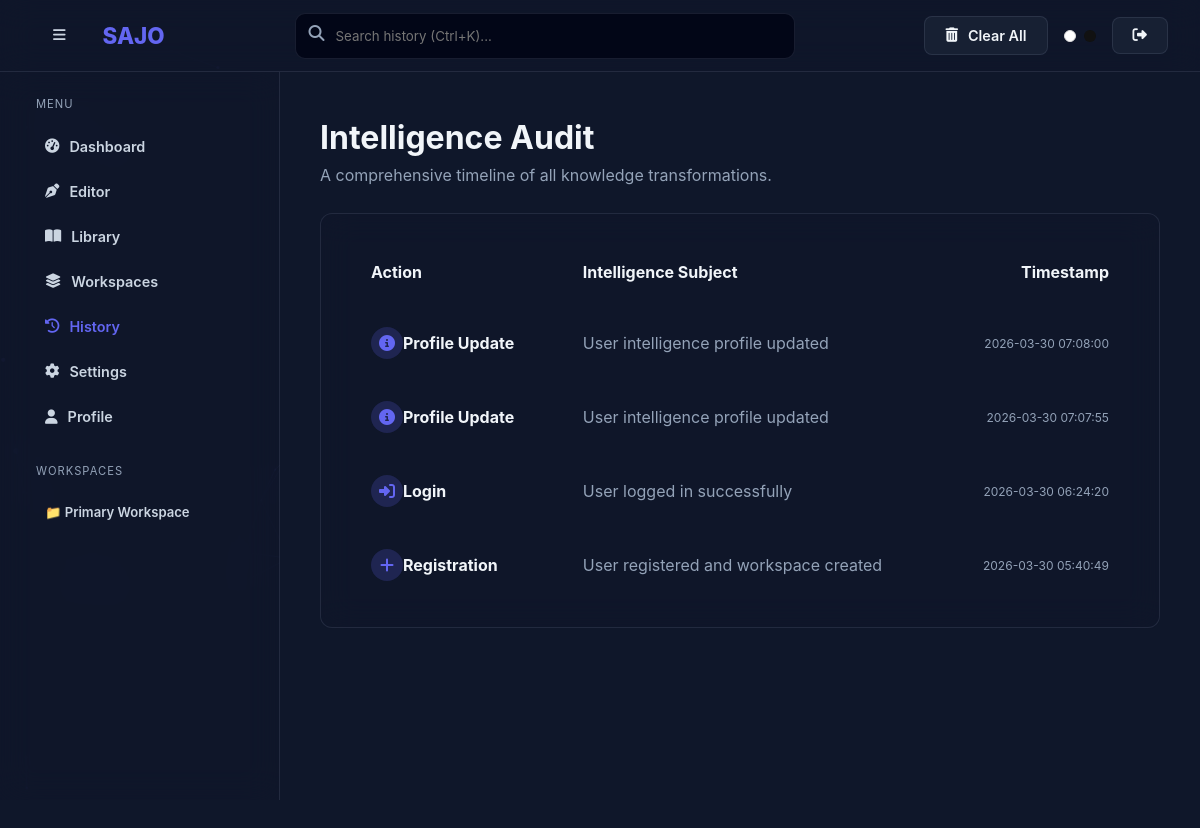
Screenshot of /history (signed in) with the database file from the repository.
### tables this page shows
CREATE TABLE workspaces (
            id INTEGER PRIMARY KEY AUTOINCREMENT,
            owner_id INTEGER NOT NULL,
            name TEXT NOT NULL,
            icon TEXT DEFAULT '📁',
            created_at TIMESTAMP DEFAULT CURRENT_TIMESTAMP, description TEXT,
            FOREIGN KEY (owner_id) REFERENCES users(id) ON DELETE CASCADE
        );

CREATE TABLE ActivityLogs (
        id INTEGER PRIMARY KEY AUTOINCREMENT,
        user_id INTEGER,
        action TEXT,
        details TEXT,
        created_at TIMESTAMP DEFAULT CURRENT_TIMESTAMP,
        FOREIGN KEY (user_id) REFERENCES Users (id)
    );

### app.py (the view)
@app.route('/history')
@login_required
def history_page():
    uid = session['user_id']
    conn = get_db()
    user = conn.execute('SELECT * FROM Users WHERE id = ?', (uid,)).fetchone()
    activities = conn.execute('SELECT * FROM ActivityLogs WHERE user_id = ? ORDER BY created_at DESC', (uid,)).fetchall()
    workspaces = conn.execute('SELECT w.* FROM Workspaces w JOIN WorkspaceMembers m ON w.id = m.workspace_id WHERE m.user_id = ?', (uid,)).fetchall()
    conn.close()
    return render_template('history.html', user=user, activities=activities, workspaces=workspaces)

### app.py (called while the page is built)
def get_db():
    conn = sqlite3.connect(DB_PATH, timeout=20)
    conn.row_factory = sqlite3.Row
    conn.execute('PRAGMA journal_mode=WAL;')
    return conn

def login_required(f):
    @wraps(f)
    def decorated_function(*args, **kwargs):
        if 'user_id' not in session: return redirect(url_for('login_page'))
        return f(*args, **kwargs)
    return decorated_function

### templates/history.html (shortened to what this page needs)
<!DOCTYPE html>
<html lang="en" data-theme="dark">
<head>
    <link rel="stylesheet" href="/static/style.css">
    <link rel="stylesheet" href="https://cdnjs.cloudflare.com/ajax/libs/font-awesome/6.5.1/css/all.min.css">
</head>
<body>
    <nav class="navbar glass">
        <div class="flex items-center gap-16">
            <button id="sidebar-toggle" class="btn btn-ghost"><i class="fas fa-bars"></i></button>
            <div style="font-weight: 800; font-size: 1.4rem; color: var(--accent);">SAJO</div>
        </div>
        <div style="flex: 1; max-width: 500px; margin: 0 40px; position: relative;">
            <i class="fas fa-search" style="position: absolute; left: 14px; top: 12px; color: var(--text-muted);"></i>
            <input type="text" id="history-search" class="form-input" style="padding-left: 40px;" placeholder="Search history (Ctrl+K)..." oninput="filterHistory(this.value)">
        </div>
        <div class="flex items-center gap-16">
            <button class="btn btn-secondary btn-sm" onclick="if(confirm('Clear history?')) location.href='/api/history/clear'">
                <i class="fas fa-trash-alt"></i> Clear All
            </button>
            <div id="theme-switcher" class="flex gap-8">
                <div class="dot" onclick="setTheme('light')" style="background:#fff; width:12px; height:12px; border-radius:50%; cursor:pointer; border:1px solid #ddd;"></div>
                <div class="dot" onclick="setTheme('dark')" style="background:#111; width:12px; height:12px; border-radius:50%; cursor:pointer;"></div>
            </div>
            <a href="/logout" class="btn btn-secondary btn-sm"><i class="fas fa-sign-out-alt"></i></a>
        </div>
    </nav>
    <div class="app-layout">
        <aside class="sidebar glass" id="sidebar">
            <div class="mb-24">
                <div style="font-size: 0.7rem; text-transform: uppercase; letter-spacing: 1px; color: var(--text-muted); padding: 0 12px 10px;">Menu</div>
                <a href="/dashboard" class="btn btn-ghost w-full" style="justify-content: flex-start;"><i class="fas fa-tachometer-alt"></i> Dashboard</a>
                <a href="/editor" class="btn btn-ghost w-full" style="justify-content: flex-start;"><i class="fas fa-pen-nib"></i> Editor</a>
                <a href="/library" class="btn btn-ghost w-full" style="justify-content: flex-start;"><i class="fas fa-book-open"></i> Library</a>
                <a href="/workspaces" class="btn btn-ghost w-full" style="justify-content: flex-start;"><i class="fas fa-layer-group"></i> Workspaces</a>
                <a href="/history" class="btn btn-ghost w-full" style="justify-content: flex-start; color: var(--accent);"><i class="fas fa-history"></i> History</a>
                <a href="/settings" class="btn btn-ghost w-full" style="justify-content: flex-start;"><i class="fas fa-cog"></i> Settings</a>
                <a href="/profile" class="btn btn-ghost w-full" style="justify-content: flex-start;"><i class="fas fa-user"></i> Profile</a>
            </div>
            <div>
                <div style="font-size: 0.7rem; text-transform: uppercase; letter-spacing: 1px; color: var(--text-muted); padding: 0 12px 10px;">Workspaces</div>
                {% for ws in workspaces %}
                <a href="/workspace/{{ ws.id }}" class="btn btn-ghost w-full" style="justify-content: flex-start; font-size: 0.82rem;">{{ ws.icon }} {{ ws.name }}</a>
                {% endfor %}
            </div>
        </aside>
        <main class="main-content" id="main-content">
            <header class="mb-24 fade-in-up">
                <h1>Intelligence Audit</h1>
                <p style="color: var(--text-muted);">A comprehensive timeline of all knowledge transformations.</p>
            </header>
            <div class="card glass p-0 overflow-hidden fade-in-up">
                <table class="history-table w-full">
                    <thead>
                        <tr>
                            <th style="text-align: left; padding: 20px 24px;">Action</th>
                            <th style="text-align: left; padding: 20px 24px;">Intelligence Subject</th>
                            <th style="text-align: right; padding: 20px 24px;">Timestamp</th>
                        </tr>
                    </thead>
                    <tbody>
                        {% if activities %}
                            {% for log in activities %}
                            <tr class="history-row" data-search="{{ log.action.lower() }} {{ log.details.lower() }}">
                                <td style="padding: 20px 24px;">
                                    <div class="flex items-center gap-12">
                                        <div style="width:32px; height:32px; border-radius:50%; background:var(--accent-glow); display:flex; align-items:center; justify-content:center; color:var(--accent);">
                                            <i class="fas {{ 'fa-plus' if 'Registration' in log.action else 'fa-sign-in-alt' if 'Login' in log.action else 'fa-brain' if 'Knowledge' in log.action else 'fa-info-circle' }}"></i>
                                        </div>
                                        <div style="font-weight: 700;">{{ log.action }}</div>
                                    </div>
                                </td>
                                <td style="padding: 20px 24px; color: var(--text-muted);">{{ log.details }}</td>
                                <td style="padding: 20px 24px; text-align: right; font-size: 0.75rem; color: var(--text-muted);">{{ log.created_at }}</td>
                            </tr>
                            {% endfor %}
                        {% endif %}
                    </tbody>
                </table>
            </div>
        </main>
    </div>
</body>
</html>

### static/style.css (style rules this page uses)
:root { --accent: #6366f1; --accent-glow: rgba(99, 102, 241, 0.2); --bg: #0f172a; --bg-alt: #020617; --surface: rgba(30, 41, 59, 0.6); --border: rgba(148, 163, 184, 0.15); --text: #f1f5f9; --text-secondary: #cbd5e1; --text-muted: #94a3b8; --pink: #ec4899; --emerald: #10b981; --amber: #f59e0b; --cyan: #06b6d4; --violet: #8b5cf6; --glass: rgba(15, 23, 42, 0.6); --error: #ef4444; --success: #10b981; --warning: #f59e0b; --transition: all 0.3s cubic-bezier(0.4, 0, 0.2, 1); --radius: 12px; }
* { margin: 0; padding: 0; box-sizing: border-box; font-family: 'Inter', -apple-system, sans-serif; }
body { background: var(--bg); color: var(--text); overflow-x: hidden; line-height: 1.6; }
a { text-decoration: none; color: inherit; }
.app-layout { display: flex; min-height: 100vh; }
.navbar { height: 72px; display: flex; align-items: center; justify-content: space-between; padding: 0 32px; position: sticky; top: 0; z-index: 100; backdrop-filter: blur(20px); border-bottom: 1px solid var(--border); background: var(--glass); }
.sidebar { width: 280px; height: calc(100vh - 72px); position: sticky; top: 72px; background: var(--bg-alt); border-right: 1px solid var(--border); padding: 24px; overflow-y: auto; }
.main-content { flex: 1; padding: 40px; background: var(--bg); }
.card { background: var(--surface); border: 1px solid var(--border); border-radius: var(--radius); padding: 24px; transition: var(--transition); }
.glass { backdrop-filter: blur(16px); background: var(--glass); }
.btn { display: inline-flex; align-items: center; gap: 10px; padding: 10px 20px; border-radius: 8px; font-weight: 600; cursor: pointer; transition: var(--transition); border: 1px solid transparent; font-size: 0.9rem; }
.btn-secondary { background: var(--surface); color: var(--text); border-color: var(--border); }
.btn-ghost { background: transparent; color: var(--text-secondary); }
.form-input { width: 100%; padding: 14px 18px; border-radius: 10px; background: var(--bg-alt); border: 1px solid var(--border); color: var(--text); outline: none; transition: var(--transition); }
.fade-in-up { animation: fadeInUp 0.6s cubic-bezier(0.22, 1, 0.36, 1) forwards; }
.flex { display: flex; }
.items-center { align-items: center; }
.gap-8 { gap: 8px; }
.gap-16 { gap: 16px; }
.mb-24 { margin-bottom: 24px; }
.w-full { width: 100%; }

### rows the page displays
workspaces: icon "📁", name "Primary Workspace"
ActivityLogs: action "Profile Update", details "User intelligence profile updated", created_at "2026-03-30 07:08:00"
ActivityLogs: action "Profile Update", details "User intelligence profile updated", created_at "2026-03-30 07:07:55"
ActivityLogs: action "Login", details "User logged in successfully", created_at "2026-03-30 06:24:20"
ActivityLogs: action "Registration", details "User registered and workspace created", created_at "2026-03-30 05:40:49"
